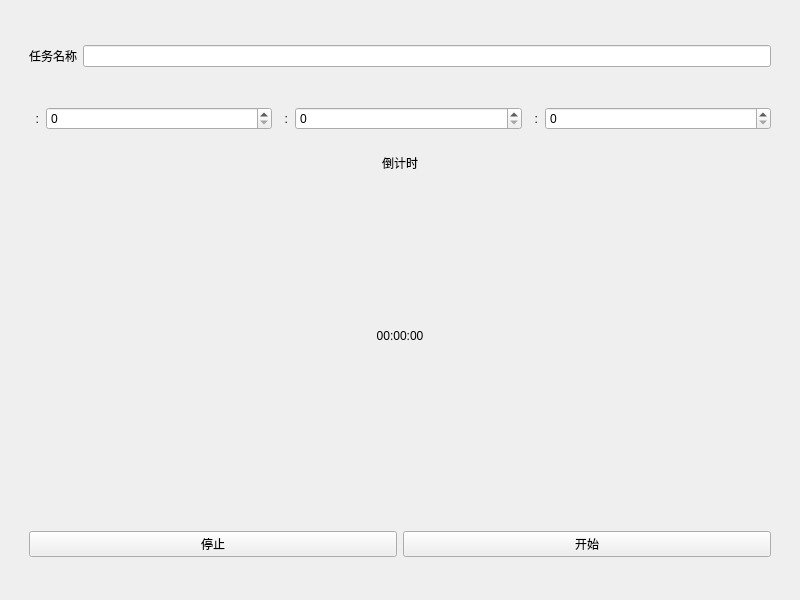
<?xml version="1.0" encoding="UTF-8"?>
<ui version="4.0">
 <class>Widget</class>
 <widget class="QWidget" name="Widget">
  <property name="geometry">
   <rect>
    <x>0</x>
    <y>0</y>
    <width>800</width>
    <height>600</height>
   </rect>
  </property>
  <property name="windowTitle">
   <string>Widget</string>
  </property>
  <layout class="QVBoxLayout" name="verticalLayout_3">
   <item>
    <widget class="QWidget" name="timerWt" native="true">
     <layout class="QVBoxLayout" name="verticalLayout_2" stretch="2,1,10,2">
      <item>
       <widget class="QWidget" name="tasknameWt" native="true">
        <layout class="QHBoxLayout" name="horizontalLayout_5">
         <item>
          <widget class="QLabel" name="label_4">
           <property name="text">
            <string>任务名称</string>
           </property>
          </widget>
         </item>
         <item>
          <widget class="QLineEdit" name="taskname"/>
         </item>
        </layout>
       </widget>
      </item>
      <item>
       <widget class="QWidget" name="countset" native="true">
        <layout class="QHBoxLayout" name="horizontalLayout_4">
         <item>
          <widget class="QWidget" name="hh" native="true">
           <layout class="QHBoxLayout" name="horizontalLayout" stretch="0,1">
            <property name="spacing">
             <number>0</number>
            </property>
            <property name="leftMargin">
             <number>0</number>
            </property>
            <property name="topMargin">
             <number>0</number>
            </property>
            <property name="rightMargin">
             <number>0</number>
            </property>
            <property name="bottomMargin">
             <number>0</number>
            </property>
            <item>
             <widget class="QLabel" name="label">
              <property name="text">
               <string>  :  </string>
              </property>
             </widget>
            </item>
            <item>
             <widget class="QSpinBox" name="hhcount">
              <property name="maximum">
               <number>59</number>
              </property>
             </widget>
            </item>
           </layout>
          </widget>
         </item>
         <item>
          <widget class="QWidget" name="mm" native="true">
           <layout class="QHBoxLayout" name="horizontalLayout_2" stretch="0,1">
            <property name="spacing">
             <number>0</number>
            </property>
            <property name="leftMargin">
             <number>0</number>
            </property>
            <property name="topMargin">
             <number>0</number>
            </property>
            <property name="rightMargin">
             <number>0</number>
            </property>
            <property name="bottomMargin">
             <number>0</number>
            </property>
            <item>
             <widget class="QLabel" name="label_2">
              <property name="text">
               <string>  :  </string>
              </property>
             </widget>
            </item>
            <item>
             <widget class="QSpinBox" name="mmcount">
              <property name="maximum">
               <number>59</number>
              </property>
             </widget>
            </item>
           </layout>
          </widget>
         </item>
         <item>
          <widget class="QWidget" name="ss" native="true">
           <layout class="QHBoxLayout" name="horizontalLayout_3" stretch="0,1">
            <property name="spacing">
             <number>0</number>
            </property>
            <property name="leftMargin">
             <number>0</number>
            </property>
            <property name="topMargin">
             <number>0</number>
            </property>
            <property name="rightMargin">
             <number>0</number>
            </property>
            <property name="bottomMargin">
             <number>0</number>
            </property>
            <item>
             <widget class="QLabel" name="label_3">
              <property name="text">
               <string>  :  </string>
              </property>
             </widget>
            </item>
            <item>
             <widget class="QSpinBox" name="sscount">
              <property name="maximum">
               <number>59</number>
              </property>
             </widget>
            </item>
           </layout>
          </widget>
         </item>
        </layout>
       </widget>
      </item>
      <item>
       <widget class="QWidget" name="countdownWt" native="true">
        <layout class="QVBoxLayout" name="verticalLayout" stretch="0,1">
         <item>
          <widget class="QLabel" name="label_6">
           <property name="text">
            <string>倒计时</string>
           </property>
           <property name="alignment">
            <set>Qt::AlignCenter</set>
           </property>
          </widget>
         </item>
         <item>
          <widget class="QLabel" name="countdown">
           <property name="text">
            <string>00:00:00</string>
           </property>
           <property name="alignment">
            <set>Qt::AlignCenter</set>
           </property>
          </widget>
         </item>
        </layout>
       </widget>
      </item>
      <item>
       <widget class="QWidget" name="widget" native="true">
        <layout class="QHBoxLayout" name="horizontalLayout_6">
         <item>
          <widget class="QPushButton" name="stop">
           <property name="text">
            <string>停止</string>
           </property>
          </widget>
         </item>
         <item>
          <widget class="QPushButton" name="start">
           <property name="text">
            <string>开始</string>
           </property>
          </widget>
         </item>
        </layout>
       </widget>
      </item>
     </layout>
    </widget>
   </item>
  </layout>
 </widget>
 <resources/>
 <connections/>
</ui>
